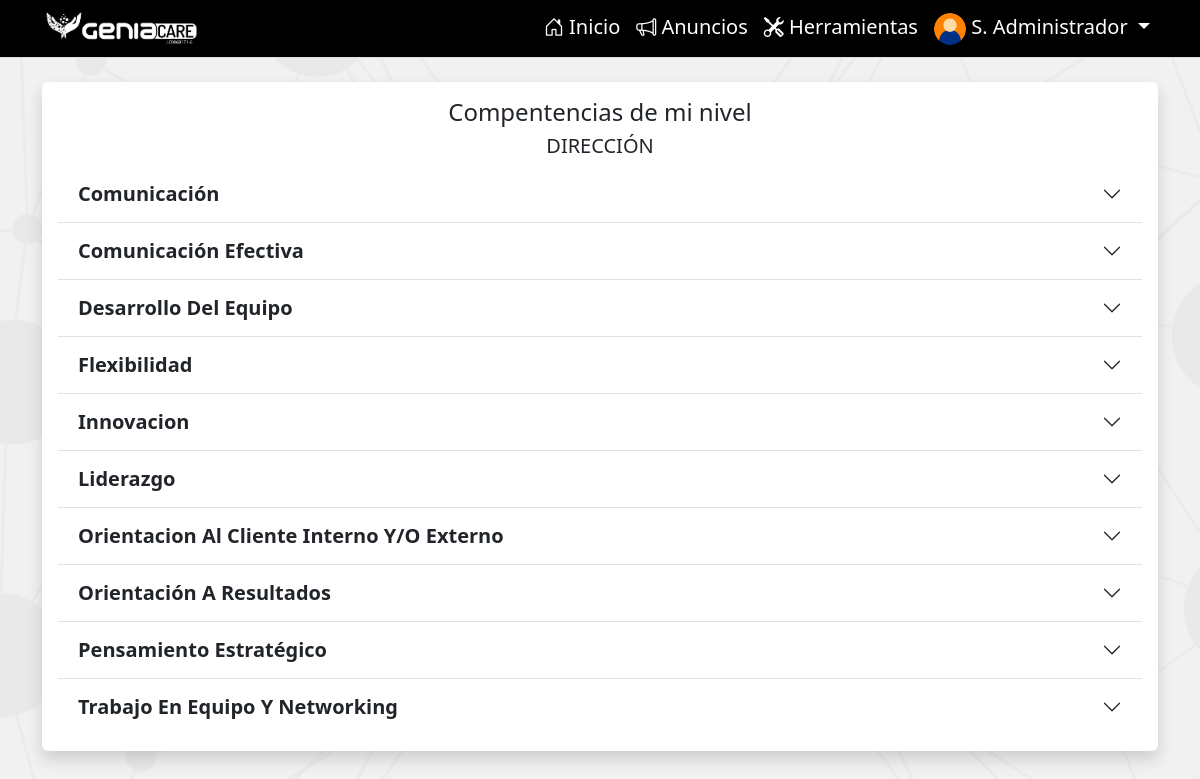
The page /competences/my_level/ (signed in) on the database its author committed.
### performanceGC/models.py (models this page shows, shortened)
class Empleado(models.Model):
    imagen = models.ImageField(upload_to='images/', null=True, blank=True)
    nombre = models.TextField(max_length=200)
    apellido = models.TextField(max_length=200)
    cedula = models.IntegerField(default=0, unique=True)
    ficha = models.IntegerField(default=0, unique=True)
    ceco = models.CharField(max_length=15)
    fechaIngreso = models.DateField('Fecha de Ingreso', null=True, blank=True)
    fechaEgreso = models.DateField(null=True, blank=True)
    fechaNacimiento = models.DateField(null=True, blank=True)
    cargo = models.ForeignKey(Cargo, on_delete=models.CASCADE)
    usuario = models.OneToOneField(
        User, on_delete=models.CASCADE, null=True, blank=True)
    es_evaluado = models.BooleanField(default=True)
    history = HistoricalRecords()
    class Meta:
        ordering = ['ficha']
        verbose_name = 'Empleado'
        verbose_name_plural = 'Empleados'
    def __str__(self):
        return self.nombre + ' ' + self.apellido
    def get_short_name(self):
        return f'{self.nombre[0]}. {self.apellido.split()[0]}'.title()
    def nivel(self):
        return self.cargo.nivel.nivel

class Nivel(models.Model):
    nivel = models.TextField()
    history = HistoricalRecords()
    class Meta:
        ordering = ['nivel']
        verbose_name = 'Clasificación de Nivel'
        verbose_name_plural = 'Clasificación de Niveles'
    def __str__(self) -> str:
        return self.nivel

class Competencias(models.Model):
    nombre = models.CharField(max_length=100)
    descripcion = models.TextField()
    nivel = models.ForeignKey(Nivel, on_delete=models.CASCADE)
    significado1 = models.TextField(blank=True, null=True)
    significado2 = models.TextField(blank=True, null=True)
    significado3 = models.TextField(blank=True, null=True)
    significado4 = models.TextField(blank=True, null=True)
    history = HistoricalRecords()
    class Meta:
        ordering = ['nivel', 'nombre']
        verbose_name = 'Competencia'
        verbose_name_plural = 'Competencias'

### performanceGC/views.py (the view)
# urls.py: path('competences/my_level/' , views.competencias_by_my_level, name='competences'),
@login_required(login_url='signin')
def competencias_by_my_level(request):
    empleado = request.user.empleado
    nivel = empleado.nivel()
    competencias = Competencias.objects.filter(nivel=nivel)
    return render(request, 'competencias_level.html', {
        'competencias': competencias,
        'nivel': nivel
    })

### performanceGC/models.py (called while the page is built)
    def __str__(self):
        return self.nombreText

### performanceGC/templatetags/custom_tags.py (called while the page is built)
@register.filter
def get_file_url(file_field):
    try:
        return file_field.url
    except ValueError:
        return None

### performanceGC/templates/competencias_level.html (shortened to what this page needs)
{% extends 'main.html' %}
{% load static %}
{% block content %}
  <main class="container">
    <section class="row justify-content-center">
      <div class="col">
        <div class="card card-body border-0 shadow mt-4">
          <h4 class="text-center">Compentencias de mi nivel</h4>
          <h5 class="text-center">{{ nivel|capfirst }}</h5>
          <div class="accordion accordion-flush" id="competencesAccordion">
            {% for competencia in competencias %}
              <div class="accordion-item">
                <h2 class="accordion-header" id="flush-heading{{ competencia.id }}"><button class="accordion-button collapsed fw-bold fs-5" type="button" data-bs-toggle="collapse" data-bs-target="#flush-collapse{{ competencia.id }}" aria-expanded="false" aria-controls="flush-collapse{{ competencia.id }}">{{ competencia.nombre|title }}</button></h2>
              </div>
            {% endfor %}
          </div>
        </div>
      </div>
    </section>
  </main>
{% endblock %}

### performanceGC/templates/partials/navbar.html (shortened to what this page needs)
{% load static %}
{% load custom_tags %}
<nav class="navbar navbar-expand-lg bg-black border-bottom border-bottom-dark py-1 sticky-md-top" >
  <div class="container">
    <a class="navbar-brand  py-0" href="{% url 'index' %}">
      <img src="{% static 'logo.png' %}" alt="GeniaCare" height="40" class="logo">
    </a>
    {% if user.is_authenticated %}
    <div class="collapse navbar-collapse" id="navbarSupportedContent">
      <ul class="navbar-nav ms-auto mb-2 mb-lg-0">
        <li class="nav-item-gc">
          <a class="nav-link text-white fs-5 bi bi-house-door" aria-current="page" href="{% url 'index' %}"> Inicio</a>
        </li>
        <li class="nav-item-gc">
          <a class="nav-link text-white fs-5 bi bi-megaphone" aria-current="page" href="{% url 'announcements' %}"> Anuncios</a>
        </li>
        {% if user.is_staff %}
        <li class="nav-item-gc">
          <button class="nav-link text-white fs-5 bi bi-tools" data-bs-toggle="offcanvas" href="#offcanvasTools" role="button"
            aria-controls="offcanvasTools"> Herramientas</button>
        </li>
        {% endif %}
        <li class="nav-item-g c dropdown ">
          <a class="nav-link dropdown-toggle text-white fs-5" href="" role="button" data-bs-toggle="dropdown"
            aria-expanded="false">
            {% with 'default-avatar.png' as default_avatar_name %}
                  {% static default_avatar_name as default_avatar_url %}
            <img src="{{ user.empleado.imagen|get_file_url|default:default_avatar_url }}"
                           alt="Sin imagen"
                           onerror="this.onerror=null;this.src='{{ default_avatar_url }}';"
                           class="rounded-circle"
                           style="width: 32px; height: 32px; image-rendering: auto; object-fit: cover;">
            {% endwith %}
            {{user.empleado.get_short_name}}
          </a>
        </li>
      </ul>
    </div>
    {% endif %}
  </div>
</nav>

### rows shown on the page
Nivel: nivel "DIRECCIÓN"
Competencias: nombre "Comunicación"
Competencias: nombre "Comunicación Efectiva"
Competencias: nombre "Desarrollo Del Equipo"
Competencias: nombre "Flexibilidad"
Competencias: nombre "Innovacion"
Competencias: nombre "Liderazgo"
Competencias: nombre "Orientacion Al Cliente Interno Y/O Externo"
Competencias: nombre "Orientación A Resultados"
Competencias: nombre "Pensamiento Estratégico"
Competencias: nombre "Trabajo En Equipo Y Networking"

### other values the page prints
{{ user.empleado.get_short_name }} "S. Administrador"
